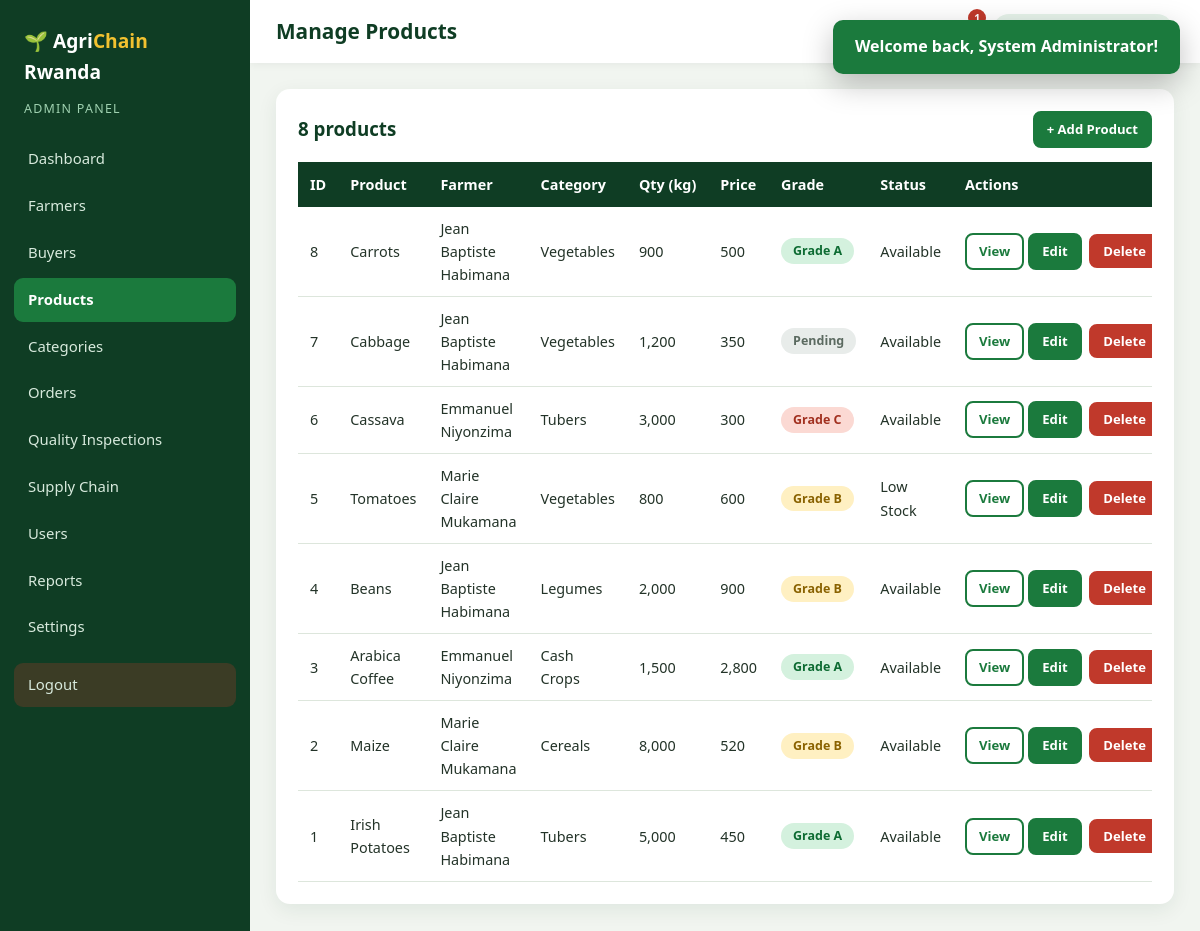
/admin/products.php (signed in), run on the app's committed database.
### tables this page shows
CREATE TABLE products (
    id INT AUTO_INCREMENT PRIMARY KEY,
    farmer_id INT NOT NULL,
    category_id INT NOT NULL,
    location_id INT NOT NULL,
    name VARCHAR(100) NOT NULL,
    description TEXT NULL,
    quantity_kg DECIMAL(10,2) NOT NULL DEFAULT 0.00,
    price_per_kg DECIMAL(10,2) NOT NULL,
    image VARCHAR(255) NULL,
    quality_grade ENUM('A','B','C','Pending') NOT NULL DEFAULT 'Pending',
    availability ENUM('Available','Low Stock','Sold Out') NOT NULL DEFAULT 'Available',
    created_at TIMESTAMP NOT NULL DEFAULT CURRENT_TIMESTAMP,
    FOREIGN KEY (farmer_id)   REFERENCES farmers(id)    ON DELETE CASCADE,
    FOREIGN KEY (category_id) REFERENCES categories(id),
    FOREIGN KEY (location_id) REFERENCES locations(id)
);

CREATE TABLE users (
    id INT AUTO_INCREMENT PRIMARY KEY,
    full_name VARCHAR(120) NOT NULL,
    email VARCHAR(120) NOT NULL UNIQUE,
    phone VARCHAR(20) NOT NULL,
    password VARCHAR(255) NOT NULL,
    role ENUM('admin','farmer','buyer','inspector') NOT NULL,
    status ENUM('active','inactive') NOT NULL DEFAULT 'active',
    created_at TIMESTAMP NOT NULL DEFAULT CURRENT_TIMESTAMP
);

CREATE TABLE categories (
    id INT AUTO_INCREMENT PRIMARY KEY,
    name VARCHAR(80) NOT NULL UNIQUE,
    description VARCHAR(255) NULL
);

### admin/products.php (the view, shortened to what this page needs)
<?php
$products = db_all("SELECT p.*, c.name AS category, u.full_name AS farmer, l.district FROM products p JOIN categories c ON p.category_id=c.id JOIN farmers f ON p.farmer_id=f.id JOIN users u ON f.user_id=u.id JOIN locations l ON p.location_id=l.id ORDER BY p.id DESC");
require_once __DIR__ . '/../includes/dash_header.php';
?>
<div class="panel"><div class="panel-head"><h3><?= count($products) ?> products</h3><a href="?add=1" class="btn btn-sm">+ Add Product</a></div>
<div class="table-wrap"><table class="table"><thead><tr><th>ID</th><th>Product</th><th>Farmer</th><th>Category</th><th>Qty (kg)</th><th>Price</th><th>Grade</th><th>Status</th><th>Actions</th></tr></thead><tbody>
<?php foreach ($products as $p): ?><tr><td><?= $p['id'] ?></td><td><?= e($p['name']) ?></td><td><?= e($p['farmer']) ?></td><td><?= e($p['category']) ?></td><td><?= number_format($p['quantity_kg']) ?></td><td><?= number_format($p['price_per_kg']) ?></td><td><?= grade_badge($p['quality_grade']) ?></td><td><?= e($p['availability']) ?></td>
<td class="actions"><a class="btn btn-sm btn-outline" href="?view=<?= $p['id'] ?>">View</a><a class="btn btn-sm" href="?edit=<?= $p['id'] ?>">Edit</a>
<form method="post" class="inline"><button class="btn btn-sm btn-danger" data-confirm="Delete this product?">Delete</button></form></td></tr><?php endforeach; ?>
</tbody></table></div></div>
<?php require_once __DIR__ . '/../includes/dash_footer.php'; ?>

### includes/functions.php (shortened to what this page needs)
<?php
function db_all($sql, $types = '', $params = []) {
    global $conn;
    $st = $conn->prepare($sql);
    if ($types !== '') { $st->bind_param($types, ...$params); }
    $st->execute();
    $res = $st->get_result();
    return $res ? $res->fetch_all(MYSQLI_ASSOC) : [];
}
function e($v) { return htmlspecialchars((string)$v, ENT_QUOTES, 'UTF-8'); }
function grade_badge($g) {
    if ($g === 'Pending') return '<span class="badge grade-pending">Pending</span>';
    return '<span class="badge grade-' . strtolower($g) . '">Grade ' . e($g) . '</span>';
}

### css/style.css (style rules this page uses)
:root { --green:#1b7a3d; --green-dark:#0f3d24; --green-mid:#2f9e57; --green-light:#e6f3ea; --gold:#f2c230; --blue:#1d6fb8; --bg:#f6f8f3; --white:#fff; --text:#233328; --muted:#6a7a6f; --border:#dde6dc; --danger:#c0392b; --radius:14px; --shadow:0 6px 20px rgba(15,61,36,.08); }
* { box-sizing:border-box;margin:0;padding:0 }
html { scroll-behavior:smooth }
body { font-family:'Segoe UI',system-ui,-apple-system,Roboto,Arial,sans-serif;background:var(--bg);color:var(--text);line-height:1.6 }
a { color:var(--green);text-decoration:none }
h1,h2,h3,h4 { line-height:1.25;color:var(--green-dark) }
.btn { display:inline-block;background:var(--green);color:#fff;border:2px solid var(--green);padding:10px 20px;border-radius:10px;font-weight:600;font-size:.95rem;cursor:pointer;transition:.2s;text-align:center;font-family:inherit }
.btn-sm { padding:6px 12px;font-size:.82rem;border-radius:8px }
.btn-outline { background:transparent;color:var(--green) }
.btn-danger { background:var(--danger);border-color:var(--danger) }
.badge { display:inline-block;padding:3px 12px;border-radius:20px;font-size:.78rem;font-weight:700;white-space:nowrap }
.grade-a { background:#d4f1de;color:#0d6b32 }
.grade-b { background:#fff0c2;color:#8a6200 }
.grade-c { background:#fbd9d3;color:#a1301f }
.grade-pending { background:#e8ecea;color:#5b6a60 }
.table-wrap { overflow-x:auto }
.table { width:100%;border-collapse:collapse;background:#fff;font-size:.9rem }
.table th { background:var(--green-dark);color:#fff;text-align:left;padding:11px 12px;font-weight:600;white-space:nowrap }
.table td { padding:10px 12px;border-bottom:1px solid var(--border);vertical-align:middle }
.actions { white-space:nowrap }
.actions .btn,.actions form { margin-right:4px }
form.inline { display:inline }
.dash-body { display:flex;min-height:100vh;background:#f1f5f0 }
.panel { background:#fff;border-radius:var(--radius);padding:22px;box-shadow:var(--shadow);margin-bottom:20px }
.panel-head { display:flex;justify-content:space-between;align-items:center;margin-bottom:14px;gap:10px;flex-wrap:wrap }
.panel h3 { margin-bottom:10px }
.panel-head h3 { margin:0 }

### data on the page
products: id "8", name "Carrots", users.full_name "Jean Baptiste Habimana", category.name "Vegetables", quantity_kg "900", price_per_kg "500", quality_grade "A", availability "Available"
products: id "7", name "Cabbage", users.full_name "Jean Baptiste Habimana", category.name "Vegetables", quantity_kg "1,200", price_per_kg "350", quality_grade "Pending", availability "Available"
products: id "6", name "Cassava", users.full_name "Emmanuel Niyonzima", category.name "Tubers", quantity_kg "3,000", price_per_kg "300", quality_grade "C", availability "Available"
products: id "5", name "Tomatoes", users.full_name "Marie Claire Mukamana", category.name "Vegetables", quantity_kg "800", price_per_kg "600", quality_grade "B", availability "Low Stock"
products: id "4", name "Beans", users.full_name "Jean Baptiste Habimana", category.name "Legumes", quantity_kg "2,000", price_per_kg "900", quality_grade "B", availability "Available"
products: id "3", name "Arabica Coffee", users.full_name "Emmanuel Niyonzima", category.name "Cash Crops", quantity_kg "1,500", price_per_kg "2,800", quality_grade "A", availability "Available"
products: id "2", name "Maize", users.full_name "Marie Claire Mukamana", category.name "Cereals", quantity_kg "8,000", price_per_kg "520", quality_grade "B", availability "Available"
products: id "1", name "Irish Potatoes", users.full_name "Jean Baptiste Habimana", category.name "Tubers", quantity_kg "5,000", price_per_kg "450", quality_grade "A", availability "Available"

### other printed values
$role "ADMIN"
$m[0] "Dashboard"
$m[0] "Farmers"
$m[0] "Buyers"
$m[0] "Products"
$m[0] "Categories"
$m[0] "Orders"
$m[0] "Quality Inspections"
$m[0] "Supply Chain"
$m[0] "Users"
$m[0] "Reports"
$m[0] "Settings"
$page_title "Manage Products"
$n "1"
count($products) "8"
